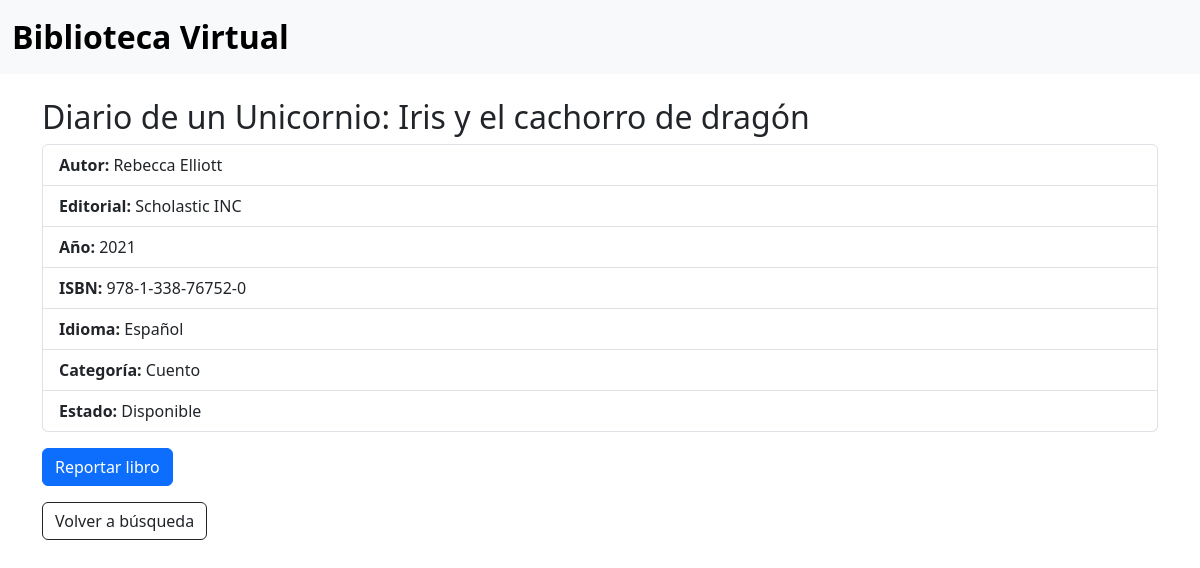
/book/38, run on the app's committed database.
### tables this page shows
CREATE TABLE books (
    id INTEGER PRIMARY KEY AUTOINCREMENT,
    title TEXT NOT NULL,
    author TEXT,
    publisher TEXT,
    year INTEGER,
    isbn TEXT,
    language TEXT,
    category TEXT,
    status TEXT NOT NULL DEFAULT 'available'  -- 'available' or 'borrowed'
);

### app.py (the view)
@app.route("/book/<int:book_id>")
def book_detail(book_id):
    book = db.execute("SELECT * FROM books WHERE id = ?", book_id)
    if len(book) != 1:
        return apology("book not found", 404)
    return render_template("book_detail.html", book=book[0])

### app.py (called while the page is built)
@app.after_request
def after_request(response):
    response.headers["Cache-Control"] = "no-cache, no-store, must-revalidate"
    response.headers["Expires"] = 0
    response.headers["Pragma"] = "no-cache"
    return response

### templates/book_detail.html (shortened to what this page needs)
{% extends "layout.html" %}
{% block main %}
<div class="container mt-4">
    <h2>{{ book.title }}</h2>
    <ul class="list-group mb-3">
        <li class="list-group-item"><strong>Autor:</strong> {{ book.author }}</li>
        <li class="list-group-item"><strong>Editorial:</strong> {{ book.publisher }}</li>
        <li class="list-group-item"><strong>Año:</strong> {{ book.year }}</li>
        <li class="list-group-item"><strong>ISBN:</strong> {{ book.isbn }}</li>
        <li class="list-group-item"><strong>Idioma:</strong> {{ book.language }}</li>
        <li class="list-group-item"><strong>Categoría:</strong> {{ book.category }}</li>
        <li class="list-group-item">
            <strong>Estado:</strong>
            {% if book.status == "available" %}
                Disponible
            {% else %}
                Prestado
            {% endif %}
        </li>
    </ul>
    <form action="/report" method="post">
        <button type="submit" class="btn btn-primary">Reportar libro</button>
    </form>
    <a href="/search" class="btn btn-outline-dark mt-3">Volver a búsqueda</a>
</div>
{% endblock %}

### static/styles.css (style rules this page uses)
body { padding: 0; margin: 0; overflow-x: hidden; position: relative; min-height: 100vh; }

### data on the page
books: title "Diario de un Unicornio: Iris y el cachorro de dragón", author "Rebecca Elliott", publisher "Scholastic INC", year "2021", isbn "978-1-338-76752-0", language "Español", category "Cuento"
